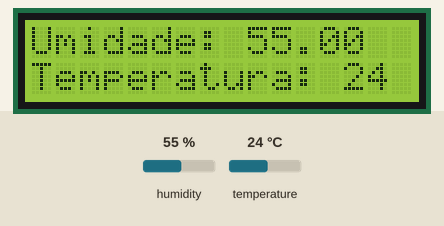
Simulated run of this sketch. Board: ESP32. Shown: 16×2 character LCD. The test bench sets the inputs (shaded band); at power-on: humidity 55 %, temperature 24 °C. WiFi joins after 1.5 s; servers stay silent unless stated; what the sketch prints to the serial monitor is not drawn.

Above: at 2.7 s.
2.8 s: humidity set to 22 %
At 5.1 s:
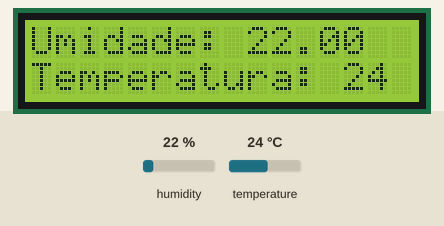
5.4 s: temperature set to 12 °C
At 6.6 s:
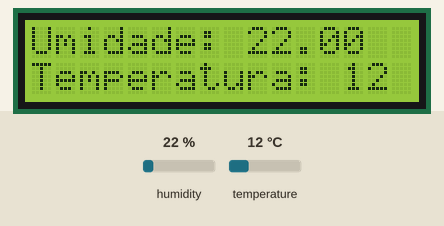
7.8 s: humidity set to 40 %
At 9.3 s:
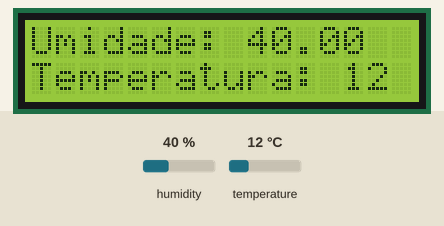
10.1 s: temperature set to 19 °C
At 12.0 s:
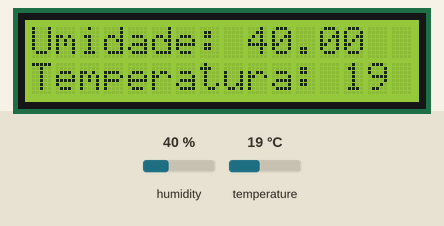
Timing chart, 0 to 13.5 s (numbered marks = the images above; inputs shaded):
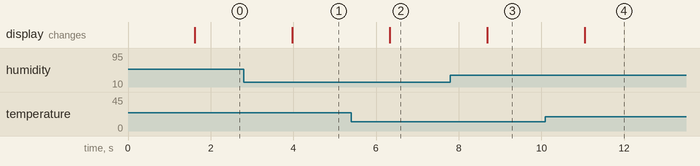

The sketch:

WiFi.ino
```cpp
#include <FirebaseESP32.h>
#include <WiFi.h>
#include <dht.h>
#include <LiquidCrystal.h> //https://www.circuitschools.com/interfacing-16x2-lcd-module-with-esp32-with-and-without-i2c/

const char WIFI_SSID[] = "Vivo-Internet-BF17"; //Vivo-Internet-BF17
const char WIFI_PASSWORD[] = "78814222"; //78814222
const char FIREBASE_HOST[] = "https://teste-1cdf0-default-rtdb.firebaseio.com/"; // URL acima do console de dados
const char FIREBASE_AUTH[] = "Qh4s7DBwnmBliJwqO07fysRVkl4x8ukC3TUdikpG"; // Configurações do projeto > Contas de serviço > Chaves secretas do banco de dados > Copiar chave secreta
FirebaseData firebaseData;
FirebaseJson json;
LiquidCrystal lcd(19, 23, 18, 17, 16, 15);
dht DHT;

void setup() {
  Serial.begin(115200);

  lcd.begin(16, 2);
  DHT.read11(22);

  WiFi.begin(WIFI_SSID, WIFI_PASSWORD);
  while (WiFi.status() != WL_CONNECTED)
  {
    Serial.print(".");
    delay(300);
  }
  Serial.print("Connected with IP: ");
  Serial.println(WiFi.localIP());
  Firebase.begin(FIREBASE_HOST, FIREBASE_AUTH);
  Firebase.reconnectWiFi(true);
  Firebase.setReadTimeout(firebaseData, 1000 * 60);
  Firebase.setwriteSizeLimit(firebaseData, "tiny");
}

void loop() {
  DHT.read11(22);
  lcd.clear();
  lcd.setCursor(0, 0);
  lcd.print("Umidade: ");
  lcd.print(DHT.humidity);
  lcd.setCursor(0, 1);
  lcd.print("Temperatura: ");
  lcd.print(DHT.temperature, 0);
  json.set("/temperatura", DHT.temperature);
  json.set("/umidade", DHT.humidity);
  Firebase.updateNode(firebaseData, "/andre/Sensor", json);
  delay(1000);
}
```

Measured:
- after the input at 2.8 s, the display: changes after 1.2 s (image 1)
- after the input at 5.4 s, the display: changes after 0.93 s (image 2)
- after the input at 7.8 s, the display: changes after 0.89 s (image 3)
- after the input at 10.1 s, the display: changes after 0.95 s (image 4)
